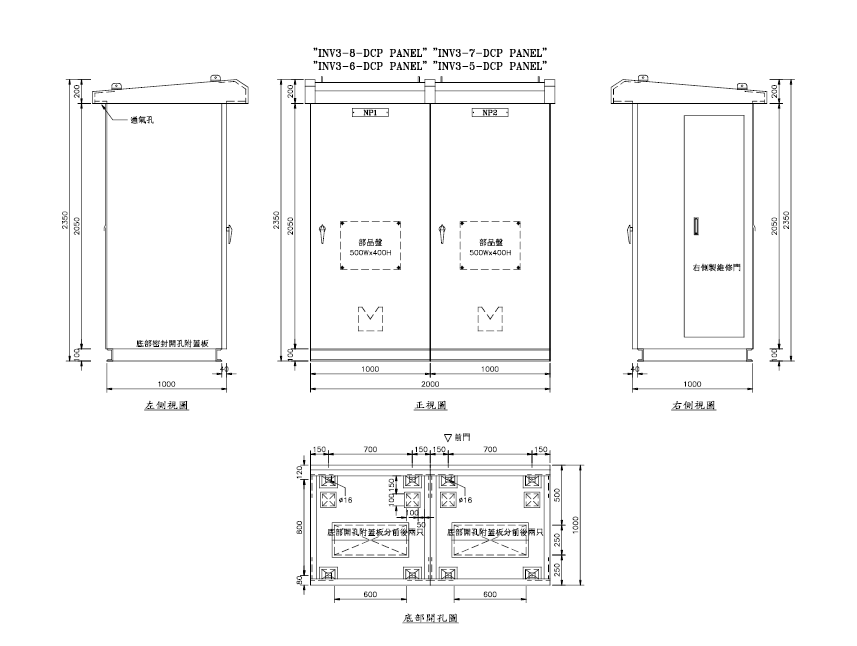
#> input picture test.PNG, 857 x 646 px
$ python -i borken_detection.py   (imports and definitions only)
#> lines starting #> are read from the running program, lines starting #| are printed output that depends on the picture; after the words box and inside, x2 and y2 are one past the last pixel; in counts of white or black regions, pixels touching at a corner belong together
import cv2
import numpy as np
import os
import threading
import time
from datetime import datetime
from dataclasses import dataclass


@dataclass
class ROIBox:
    x: int
    y: int
    w: int
    h: int

class Point:
    x = 0
    y = 0
    r = 0

    def __init__(self, x=0, y=0, r=0):
        self.x = x
        self.y = y
        self.r = r

class Line:
    def __init__(self, p1, p2):
        self.p1 = p1
        self.p2 = p2
        self.m = 0

class Camera:
    # [7 lines left out: function __init__, not called in this run]

    def run(self):
        self.thread = threading.Thread(target=self.update, args=([self.cap]), daemon=True)
        self.thread.start()

    # [14 lines left out: function update, not called in this run]

    def stop(self):
        self.isrunning = False

    # [7 lines left out: function get_frame, not called in this run]

def hough_circle(grayImg, minRadius=5, maxRadius=13):

    circles = cv2.HoughCircles(grayImg, cv2.HOUGH_GRADIENT, 1, 10, param1=30, param2=20, minRadius=minRadius, maxRadius=maxRadius)
    circlesPoints = []
    # print(circles)   #輸出返回值，方便檢視型別
    # print(len(circles[0]))   # 輸出檢測到圓的個數
    # 根據檢測到圓的資訊，畫出每一個圓
    if circles is not None:
        for circle in circles[0]:
            # 圓中心座標
            x = int(circle[0])
            y = int(circle[1])
            # 半徑
            r = int(circle[2])
            #在原圖用指定顏色標記出圓的位置
            circlesPoints.append(Point((x, y, r)))
            # print((x, y, r))
            grayImg = cv2.circle(grayImg, (x, y), r, (0, 0, 0) ,-1)
    return grayImg, circlesPoints

def get_backlight_ROI(thrImg):
    contours, hierarchy = cv2.findContours(thrImg, cv2.RETR_TREE, cv2.CHAIN_APPROX_SIMPLE)
    width = 0
    for c in contours:
        x, y, w, h = cv2.boundingRect(c)  # 计算点集最外面的矩形边界
        if w > width:
            width = w
            backlightROI = ROIBox(x, y, w, h)
    return backlightROI

def get_board_ROI(lightInvImg):
    contours, hierarchy = cv2.findContours(lightInvImg, cv2.RETR_TREE, cv2.CHAIN_APPROX_SIMPLE)
    area = 0
    for c in contours:
        x, y, w, h = cv2.boundingRect(c)  # 计算点集最外面的矩形边界
        # cv2.rectangle(lightInvImg, (x, y), (x+w, y+h), (125, 125, 125), 2)
        if w*h > area:
            area = w*h
            boardROI = ROIBox(x, y, w, h)
        # [10 lines of commented-out code are left out]
    return boardROI

def get_broken_ROI(brokenImg):
    contours, hierarchy = cv2.findContours(brokenImg, cv2.RETR_TREE, cv2.CHAIN_APPROX_SIMPLE)
    area = 0
    for c in contours:
        x, y, w, h = cv2.boundingRect(c)  # 计算点集最外面的矩形边界
        if w * h > area:
            area = w*h
            brokenROI = ROIBox(x, y, w, h)
    return brokenROI

def get_line_para(line):
    a = line.p1.y - line.p2.y
    b = line.p2.x - line.p1.x
    c = line.p1.x * line.p2.y - line.p2.x * line.p1.y
    return a, b ,-c

def get_cross_point(l1, l2):
    a1, b1, c1 = get_line_para(l1)
    a2, b2, c2 = get_line_para(l2)
    diff = a1 * b2 - b1 * a2
    xDiff = c1 * b2 - b1 * c2
    yDiff = a1 * c2 - c1 * a2
    ### 兩線平行
    if diff == 0:
        return None
    crossPoint = Point()
    crossPoint.x = xDiff*1.0 /diff
    crossPoint.y = yDiff*1.0 /diff
    print(crossPoint.x, crossPoint.y)
    return crossPoint

def fill_circle_hole(grayImg):
    filledImg, circlesPoints = hough_circle(grayImg)
    ### 影像開運算
    kernel = np.ones((5, 5), np.uint8)
    filledImg = cv2.morphologyEx(filledImg, cv2.MORPH_OPEN, kernel)
    # cv2.imshow('filledImg', filledImg)
    # cv2.waitKey(0)
    return filledImg

def get_hough_line(grayImg):
    kernelSize = (5, 5)
    grayImg = cv2.GaussianBlur(grayImg, kernelSize, 0)
    edges = cv2.Canny(grayImg, 50, 200)
    # cv2.imshow("edges", edges)
    # cv2.waitKey(0)
    lines = cv2.HoughLinesP(edges, 1, np.pi/180, 30, minLineLength=20, maxLineGap=60)
    vLines = []
    hLines = []
    lines1 = lines[:,0,:]#提取為二維
    for x1, y1, x2, y2 in lines1[:]:
        m = abs((y2-y1)/(x2-x1+0.001))
        # print(x1, y1, x2, y2)
        # print(m)
        # cv2.line(grayImg, (x1, y1), (x2, y2), (80, 80, 80), 2)

        # find vertical line, 點順序依y排序
        if m > 30:
            if y1 < y2:   # y值小為p1
                p1 = Point(x1, y1)
                p2 = Point(x2, y2)
            else:
                p1 = Point(x2, y2)
                p2 = Point(x1, y1)
            houghLine = [Line(p1, p2), m, abs(y2-y1)]
            vLines.append(houghLine)
            # vLine = Line(p1, p2)
        # find horizontal line, 點順序依x排序
        elif m < 0.5 and y2 < 30:
            p1 = Point(x1, y1)
            p2 = Point(x2, y2)
            houghLine = [Line(p1, p2), m, abs(x2-x1)]
            hLines.append(houghLine)
            # hLine = Line(p1, p2)
        # cv2.imshow("grayImg", grayImg)
        # cv2.waitKey(0)
    # sort由小到大排序
    vLines.sort(key = lambda s: s[2])   # 垂直線依最長線篩選
    vLines = vLines[-1]
    hLines.sort(key = lambda s: s[1])   # 水平線依最小斜率篩選
    hLines = hLines[0]
    hLine = hLines[0]
    # print(hLine.p1.x, hLine.p1.y, hLine.p2.x, hLine.p2.y)
    vLine = vLines[0]
    # print(vLine.p1.x, vLine.p1.y, vLine.p2.x, vLine.p2.y)
    return vLine, hLine

def get_broken_Info(rawImg, brokenImg, defectROI):
    brokenROI = get_broken_ROI(brokenImg)
    defectROI.w = brokenROI.w
    defectROI.h = brokenROI.h
    brokenImg = brokenImg[brokenROI.y:brokenROI.y+brokenROI.h, brokenROI.x:brokenROI.x+brokenROI.w]
    (BImg, GImg, RImg) = cv2.split(rawImg) # 3 channel
    BImg[defectROI.y:defectROI.y+defectROI.h, defectROI.x:defectROI.x+defectROI.w] = 0
    GImg[defectROI.y:defectROI.y+defectROI.h, defectROI.x:defectROI.x+defectROI.w] = 0
    RImg[defectROI.y:defectROI.y+defectROI.h, defectROI.x:defectROI.x+defectROI.w] = brokenImg
    mergeImg = cv2.merge([BImg, GImg, RImg])
    brokenArea = np.sum(brokenImg==255)   # 破片面積
    text = f"Broken Area = {brokenArea} pixels"
    cv2.putText(mergeImg, text, (defectROI.x, defectROI.y - 5), 0, 0.6, (0, 0, 255), thickness=1, lineType=cv2.LINE_AA)
    # print(brokenArea)
    return mergeImg, brokenArea

def detect_broken_board(img):
    rawImg = img.copy()
    ### otsu threshold
    grayImg = cv2.cvtColor(img, cv2.COLOR_BGR2GRAY)
    ret, thrRawImg = cv2.threshold(grayImg, 230, 255, cv2.THRESH_BINARY)
    # [6 lines of commented-out code are left out]
    backlightROI = get_backlight_ROI(thrRawImg)
    backlightImg = thrRawImg[backlightROI.y:backlightROI.y+backlightROI.h, backlightROI.x:backlightROI.x+backlightROI.w]
    # cv2.imwrite("2_backlightImg.jpg", backlightImg)
    ### find board ROI
    lightInvImg = cv2.bitwise_not(backlightImg)
    boardROI = get_board_ROI(lightInvImg)
    ybias = backlightROI.y + boardROI.y - 1
    xbias = backlightROI.x + boardROI.x - 1
    boardImg = rawImg[ybias:backlightROI.y+boardROI.y+boardROI.h, xbias:backlightROI.x+boardROI.x+boardROI.w]
    # cv2.imwrite("3_boardImg.jpg", boardImg)
    ### find defect ROI
    ### denoise (opening operation)
    kernel = np.ones((5, 5), np.uint8)
    boardImg = cv2.morphologyEx(boardImg, cv2.MORPH_OPEN, kernel)
    ### houghline transform
    boardGrayImg = cv2.cvtColor(boardImg, cv2.COLOR_BGR2GRAY)
    boardGrayImg = fill_circle_hole(boardGrayImg)
    vLine, hLine = get_hough_line(boardGrayImg)
    crossPoint = get_cross_point(vLine, hLine)
    topPoint = Point(int(crossPoint.x), int(crossPoint.y))
    bottomPoint = Point(int(hLine.p1.x), int(vLine.p1.y))
    defectImg = boardGrayImg[topPoint.y:bottomPoint.y, topPoint.x:bottomPoint.x]
    # cv2.imwrite("4_defectImg.jpg", defectImg)
    defectROI = ROIBox(topPoint.x + xbias, topPoint.y + ybias, bottomPoint.x - topPoint.x, bottomPoint.y - topPoint.y)
    resultImg, brokenArea = get_broken_Info(rawImg, defectImg, defectROI)
    return resultImg, brokenArea

# [34 lines not run here, left out]

>>> import cv2
>>> picture = cv2.imread('test.PNG')
#> picture is the input picture: shape (646, 857, 3); min 0, max 255, mean 248.3
>>> result = detect_broken_board(picture)
#> in detect_broken_board, `ret, thrRawImg = cv2.threshold(grayImg, 230, 255, cv2.THRESH_BINARY)`:
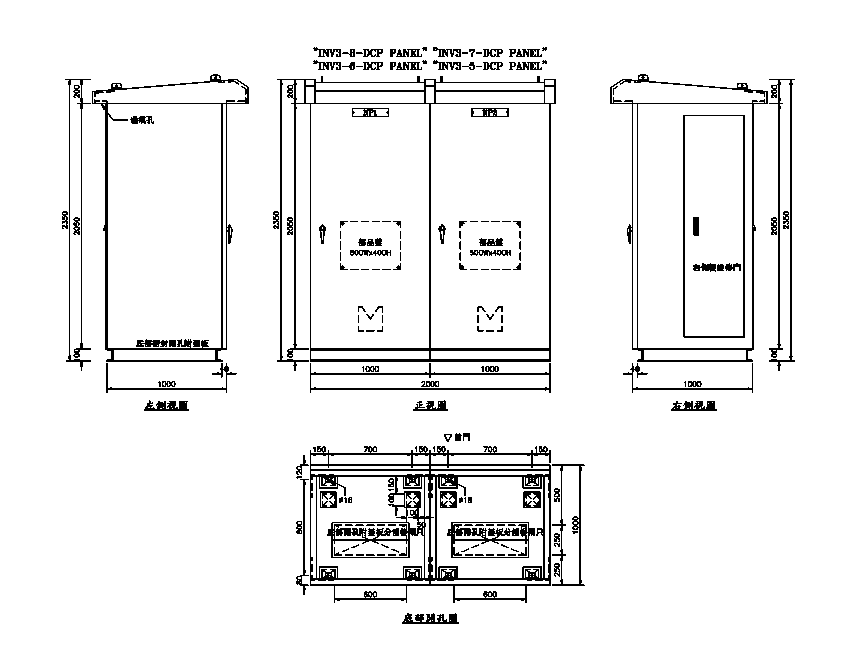
#> thrRawImg: shape (646, 857); 93.8% white; black in thin lines or dots, all inside (x1, y1, x2, y2) = (62, 47, 795, 624)
#> in get_backlight_ROI, `contours, hierarchy = cv2.findContours(thrImg, cv2.RETR_TREE, cv2.CHAI..`: contours = 567 contours, 350 with area under 20; largest, box (x1, y1, x2, y2) and area: (0, 0, 857, 646) 552120, (276, 75, 557, 372) 70572, (91, 73, 250, 363) 35052, (609, 73, 769, 363) 35042, (309, 445, 552, 604) 34914
#> the loop in get_backlight_ROI, `for c in contours:` made 567 passes
#> (c, x, y, w, h, width) on pass 1: ([[0, 0], [0, 645], [856, 645], [856, 0]], 0, 0, 857, 646, 857)
#> after the loop in get_backlight_ROI, `for c in contours:`: width = 857
#> in get_board_ROI, `contours, hierarchy = cv2.findContours(lightInvImg, cv2.RETR_TREE, cv2..`: contours = 606 contours, 448 with area under 20; largest, box (x1, y1, x2, y2) and area: (277, 76, 556, 371) 68303, (92, 74, 249, 362) 34140, (610, 74, 768, 362) 34126, (310, 446, 551, 603) 33864, (430, 103, 550, 349) 29153
#> the loop in get_board_ROI, `for c in contours:` made 606 passes
#> (x, y, w, h, area) on passes 1, 28, 33, 47, 353: (402, 613, 57, 11, 627), (296, 479, 13, 116, 1508), (552, 464, 33, 122, 4026), (310, 446, 241, 157, 37837), (277, 76, 279, 295, 82305)
#> after the loop in get_board_ROI, `for c in contours:`: area = 82305
#> in detect_broken_board, `ybias = backlightROI.y + boardROI.y - 1`: ybias = 75
#> in detect_broken_board, `xbias = backlightROI.x + boardROI.x - 1`: xbias = 276
#> in detect_broken_board, `boardImg = rawImg[ybias:backlightROI.y+boardROI.y+boardROI.h, xbias:ba..`:
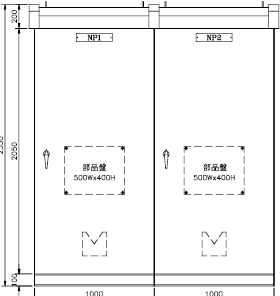
#> boardImg: shape (296, 280, 3); min 0, max 255, mean 243.6
#> in detect_broken_board, `boardImg = cv2.morphologyEx(boardImg, cv2.MORPH_OPEN, kernel)`:
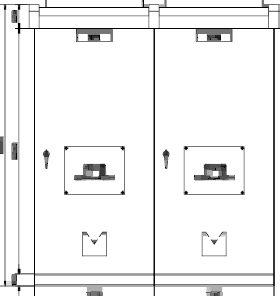
#> boardImg: shape (296, 280, 3); min 0, max 255, mean 240.9
#> in hough_circle, `circles = cv2.HoughCircles(grayImg, cv2.HOUGH_GRADIENT, 1, 10, param1=..`: circles = None
#> in fill_circle_hole, `filledImg, circlesPoints = hough_circle(grayImg)`: circlesPoints = []
#> in get_hough_line, `grayImg = cv2.GaussianBlur(grayImg, kernelSize, 0)`:
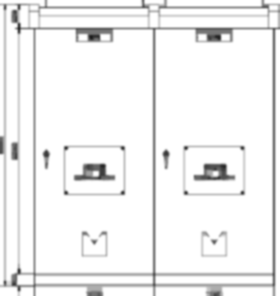
#> grayImg: shape (296, 280); min 27, max 255, mean 240.8
#> in get_hough_line, `edges = cv2.Canny(grayImg, 50, 200)`:
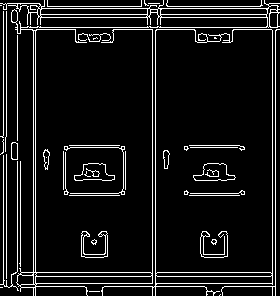
#> edges: shape (296, 280); 8.6% white in thin lines or dots
#> in get_hough_line, `lines = cv2.HoughLinesP(edges, 1, np.pi/180, 30, minLineLength=20, max..`: lines = 36 rows, first 6: [33, 295, 33, 3], [35, 295, 35, 3], [6, 286, 6, 4], [3, 284, 3, 4], [275, 295, 275, 3], [155, 295, 155, 3]
#> in get_hough_line, `lines1 = lines[:,0,:]#提取為二維`: lines1 has the same summary as lines
#> the loop in get_hough_line, `for x1, y1, x2, y2 in lines1[:]:` made 36 passes
#> (x1, y1, x2, y2, m) on passes 1 to 8: (33, 295, 33, 3, 292000), (35, 295, 35, 3, 292000), (6, 286, 6, 4, 282000), (3, 284, 3, 4, 280000), (275, 295, 275, 3, 292000), (155, 295, 155, 3, 292000), (17, 290, 17, 3, 287000), (152, 295, 152, 3, 292000)
#> after the loop in get_hough_line, `for x1, y1, x2, y2 in lines1[:]:`: hLines = 8 items; vLines = 13 items
#> in get_hough_line, `vLines = vLines[-1]`: vLines = 3 items
#> in get_line_para, `a = line.p1.y - line.p2.y`: a = -292
#> in get_line_para, `b = line.p2.x - line.p1.x`: b = 0
#> in get_line_para, `c = line.p1.x * line.p2.y - line.p2.x * line.p1.y`: c = 79424
#> in get_cross_point, `a1, b1, c1 = get_line_para(l1)`: a1 = -292; b1 = 0; c1 = -79424
#> in get_cross_point, `a2, b2, c2 = get_line_para(l2)`: a2 = 0; b2 = 266; c2 = 3724
#> in get_cross_point, `diff = a1 * b2 - b1 * a2`: diff = -77672
#> in get_cross_point, `xDiff = c1 * b2 - b1 * c2`: xDiff = -21126784
#| 272.0 14.0
#> (the run stopped early here; a loop or call above may not have finished)

$ run again, on 0915.PNG
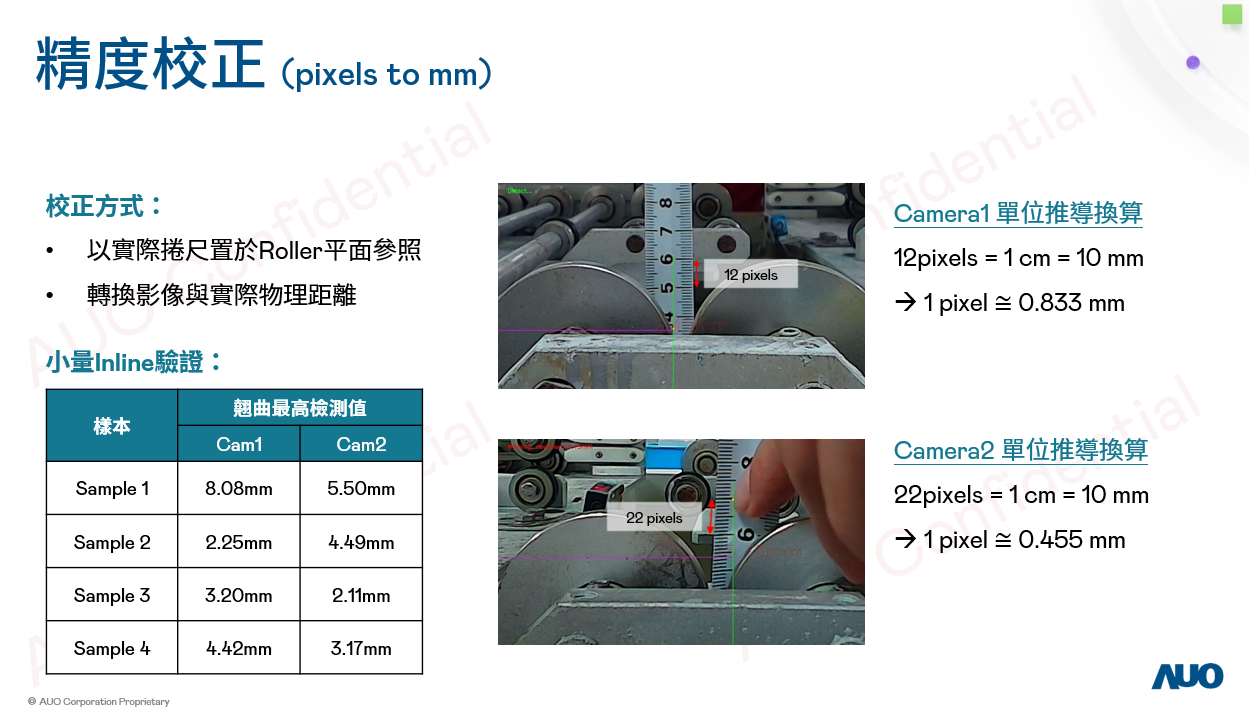
#> input picture 0915.PNG, 1249 x 711 px
#> picture is the input picture: shape (711, 1249, 3); mean B, G, R 216.6, 215.3, 210.3
#> in detect_broken_board, `ret, thrRawImg = cv2.threshold(grayImg, 230, 255, cv2.THRESH_BINARY)`:
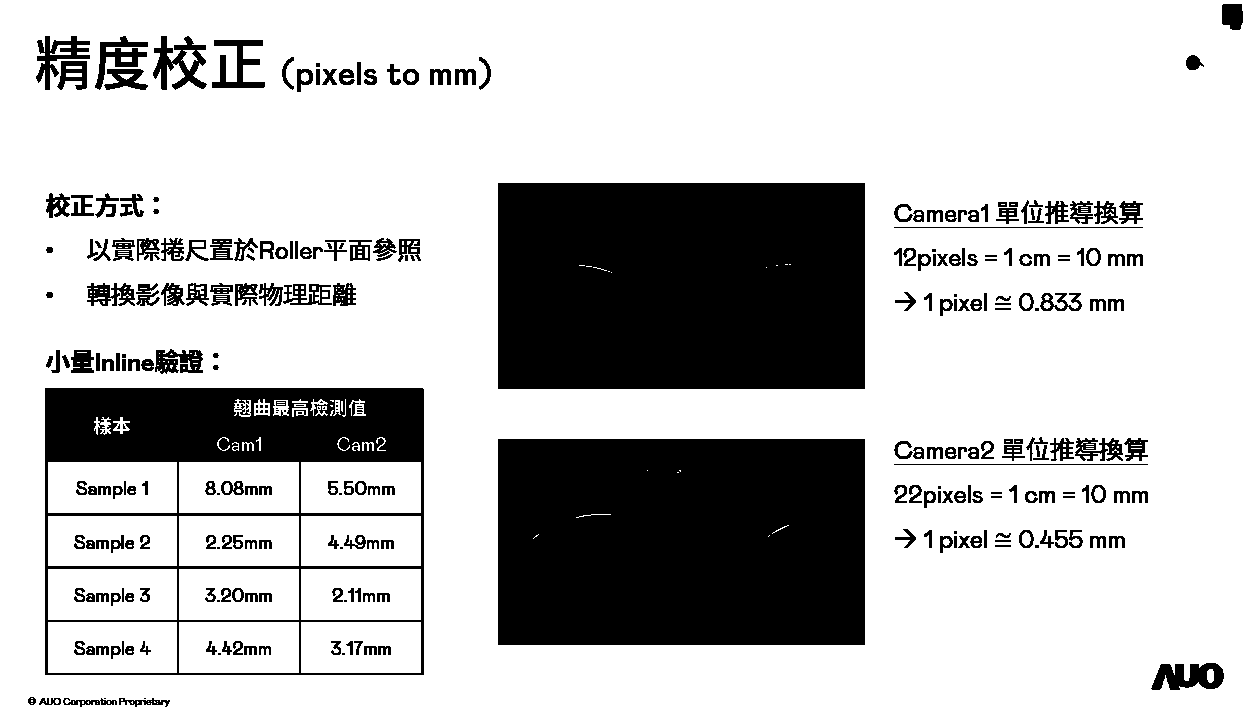
#> thrRawImg: shape (711, 1249); 75.3% white; 303 black regions (49 under 20 px)
#> in get_backlight_ROI, `contours, hierarchy = cv2.findContours(thrImg, cv2.RETR_TREE, cv2.CHAI..`: contours = 647 contours, 328 with area under 20; largest, box (x1, y1, x2, y2) and area: (0, 0, 1249, 711) 886080, (44, 387, 425, 676) 109436, (497, 438, 866, 646) 76174, (497, 182, 866, 390) 76174, (48, 622, 177, 673) 6400
#> the loop in get_backlight_ROI, `for c in contours:` made 647 passes
#> (c, x, y, w, h, width) on pass 1: ([[0, 0], [0, 710], [1248, 710], [1248, 0]], 0, 0, 1249, 711, 1249)
#> after the loop in get_backlight_ROI, `for c in contours:`: width = 1249
#> lightInvImg: shape (711, 1249); 24.7% white; 303 white regions (49 under 20 px)
#> in get_board_ROI, `contours, hierarchy = cv2.findContours(lightInvImg, cv2.RETR_TREE, cv2..`: contours = 695 contours, 338 with area under 20; largest, box (x1, y1, x2, y2) and area: (45, 388, 424, 675) 108108, (498, 439, 865, 645) 75030, (498, 183, 865, 389) 75030, (47, 621, 178, 674) 6758, (47, 568, 178, 621) 6758
#> the loop in get_board_ROI, `for c in contours:` made 695 passes
#> (x, y, w, h, area) on passes 2, 13, 28, 101, 145: (119, 698, 51, 9, 459), (63, 698, 54, 9, 486), (1151, 663, 73, 27, 1971), (498, 439, 367, 206, 75602), (45, 388, 379, 287, 108773)
#> after the loop in get_board_ROI, `for c in contours:`: area = 108773
#> ybias = 387
#> xbias = 44
#> circles = None
#> circlesPoints = []
#> in get_hough_line, `edges = cv2.Canny(grayImg, 50, 200)`:
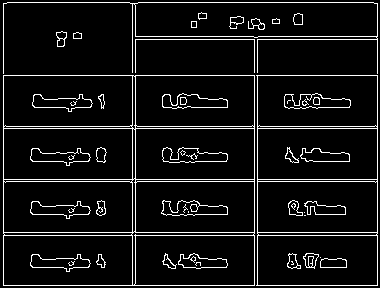
#> edges: shape (288, 380); 7.5% white in thin lines or dots
#> lines = 42 rows, first 6: [3, 285, 377, 285], [3, 235, 377, 235], [3, 75, 377, 75], [3, 179, 377, 179], [3, 128, 377, 128], [3, 126, 377, 126]
#> lines1 has the same summary as lines
#> the loop in get_hough_line, `for x1, y1, x2, y2 in lines1[:]:` made 42 passes
#> (x1, y1, x2, y2, m) on passes 1, 2, 3, 4, 5, 6, 8, 9: (3, 285, 377, 285, 0), (3, 235, 377, 235, 0), (3, 75, 377, 75, 0), (3, 179, 377, 179, 0), (3, 128, 377, 128, 0), (3, 126, 377, 126, 0), (3, 181, 377, 181, 0), (3, 232, 377, 232, 0)
#> after the loop in get_hough_line, `for x1, y1, x2, y2 in lines1[:]:`: hLines = 1 item; vLines = 6 items
#> in get_hough_line, `vLines = vLines[-1]`: vLines = 3 items
#> a = -281
#> b = 0
#> in get_line_para, `c = line.p1.x * line.p2.y - line.p2.x * line.p1.y`: c = 37092
#> a1 = -281; b1 = 0; c1 = -37092
#> a2 = 0; b2 = 366; c2 = 732
#> diff = -102846
#> xDiff = -13575672
#> yDiff = -205692
#> crossPoint.x = 132
#> crossPoint.y = 2
#| 132.0 2.0
#> defectImg = empty array
#> in get_broken_ROI, `contours, hierarchy = cv2.findContours(brokenImg, cv2.RETR_TREE, cv2.C..`: contours = []
#> after the loop in get_broken_ROI, `for c in contours:`: area = 0
